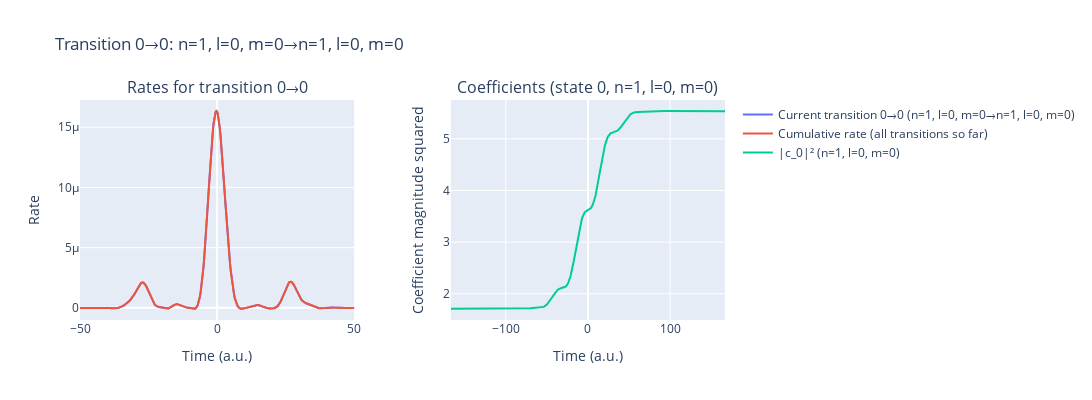

Notebook cell for this chart:
### Code cell
%autoreload 2
laser_pulses.add_pulse(params['lam0'], params['intensity'], params['cep'], params['lam0']/ AtomicUnits.nm / AtomicUnits.speed_of_light)
t_min, t_max = laser_pulses.get_time_interval()
time_recon_1= np.arange(int(t_min), int(t_max)+1, 0.25)
params['coeffType'] = 'trecx'
params['only_c0_is_1_rest_normal'] = True

rateExcited_1 = IonRate(time_recon_1, laser_pulses, params, dT=0.5/8, kernel_type='exact_SFA', excitedStates=True)
laser_pulses.reset()

### Figure 1 — Plotly figure (JSON) as saved in the notebook; plotly's stock layout.template omitted (floating-point values rounded to 4 significant figures; data arrays with more than 128 entries replaced by an {"elided": "..."} marker saying what was removed)
{"data": [{"mode": "lines", "name": "Current transition 0→0 (n=1, l=0, m=0→n=1, l=0, m=0)", "type": "scatter", "x": {"elided": "1332 float values"}, "xaxis": "x", "y": {"elided": "1332 float values"}, "yaxis": "y"}, {"mode": "lines", "name": "Cumulative rate (all transitions so far)", "type": "scatter", "x": {"elided": "1332 float values"}, "xaxis": "x", "y": {"elided": "1332 float values"}, "yaxis": "y"}, {"mode": "lines", "name": "|c_0|² (n=1, l=0, m=0)", "type": "scatter", "x": {"elided": "5339 float values"}, "xaxis": "x2", "y": {"elided": "5339 float values"}, "yaxis": "y2"}], "layout": {"annotations": [{"font": {"size": 16}, "showarrow": false, "text": "Rates for transition 0→0", "x": 0.2125, "xanchor": "center", "xref": "paper", "y": 1, "yanchor": "bottom", "yref": "paper"}, {"font": {"size": 16}, "showarrow": false, "text": "Coefficients (state 0, n=1, l=0, m=0)", "x": 0.7875, "xanchor": "center", "xref": "paper", "y": 1, "yanchor": "bottom", "yref": "paper"}], "height": 400, "title": {"text": "Transition 0→0: n=1, l=0, m=0→n=1, l=0, m=0"}, "width": 1200, "xaxis": {"anchor": "y", "domain": [0, 0.425], "range": [-50, 50], "title": {"text": "Time (a.u.)"}}, "xaxis2": {"anchor": "y2", "domain": [0.575, 1], "title": {"text": "Time (a.u.)"}}, "yaxis": {"anchor": "x", "domain": [0, 1], "title": {"text": "Rate"}}, "yaxis2": {"anchor": "x2", "domain": [0, 1], "title": {"text": "Coefficient magnitude squared"}}}}
